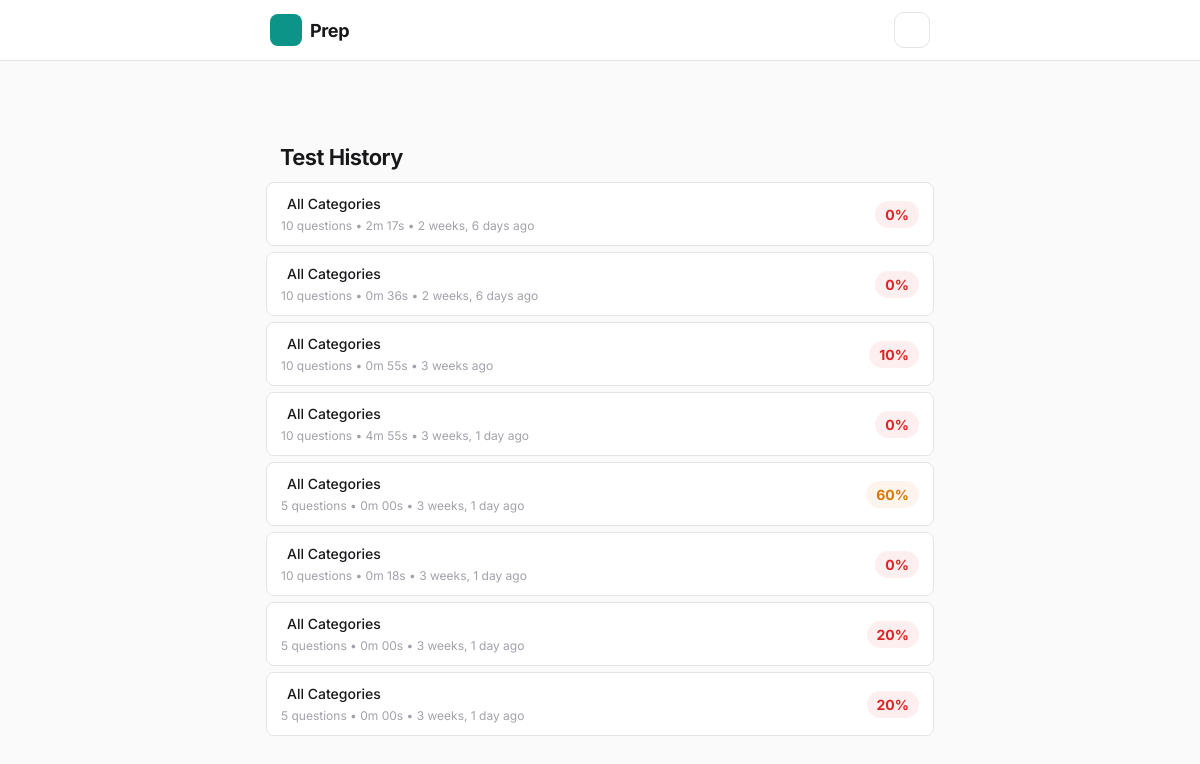
Page /test/history/ on the earlier database version.
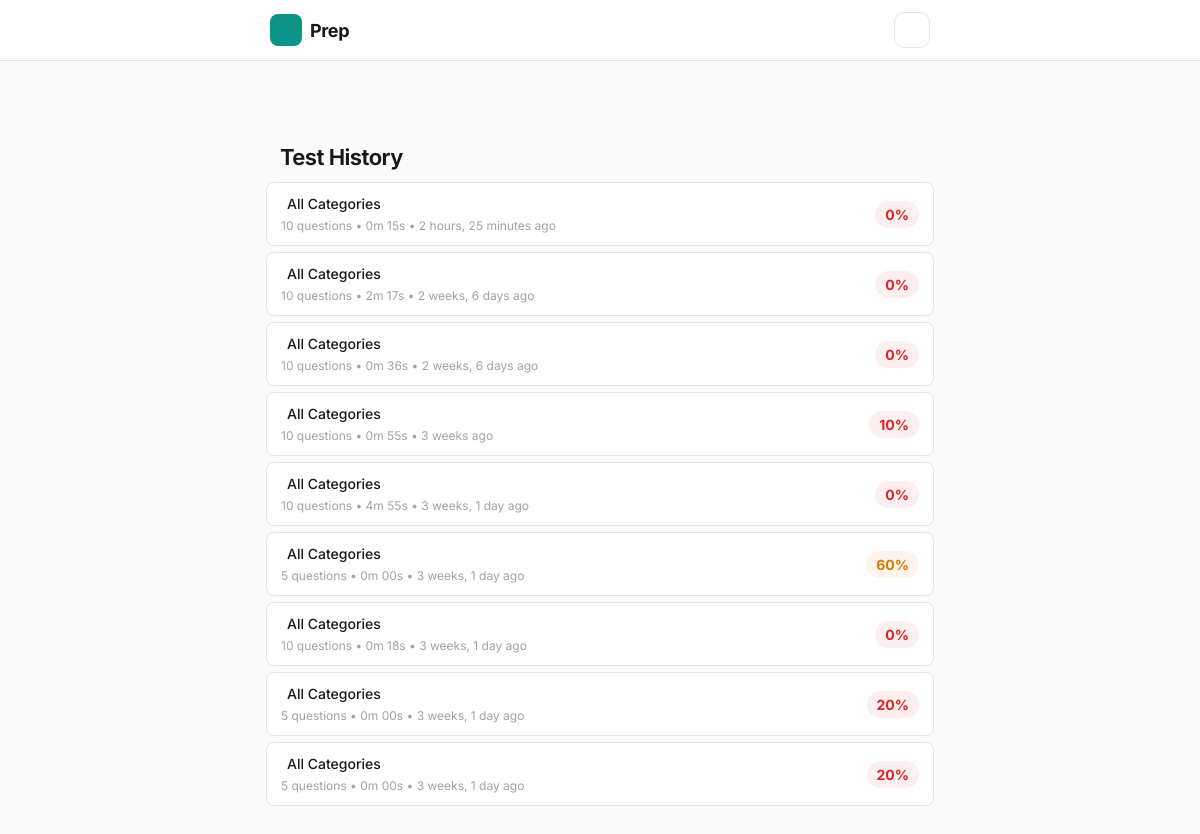
Same page on the later database version.
### cards/models.py (models this page shows, shortened)
class Quiz(models.Model):
    category = models.ForeignKey(
        Category, null=True, blank=True, on_delete=models.SET_NULL,
        help_text='Null means all categories'
    )
    num_questions = models.IntegerField()
    time_limit = models.IntegerField(null=True, blank=True, help_text='Time limit in minutes')
    started_at = models.DateTimeField(auto_now_add=True)
    completed_at = models.DateTimeField(null=True, blank=True)
    score = models.IntegerField(default=0)
    class Meta:
        verbose_name_plural = 'quizzes'
        ordering = ['-started_at']
    @property
    def percentage(self):
        return round(self.score / self.num_questions * 100) if self.num_questions > 0 else 0
    @property
    def duration_seconds(self):
        if self.completed_at and self.started_at:
            return int((self.completed_at - self.started_at).total_seconds())
        return None
    @property
    def duration_display(self):
        secs = self.duration_seconds
        if secs is None:
            return '—'
        mins, s = divmod(secs, 60)
        return f'{mins}m {s:02d}s'

### cards/views.py (the view)
# urls.py: path('test/history/', views.quiz_history_view, name='quiz_history'),
def quiz_history_view(request):
    quizzes = Quiz.objects.filter(completed_at__isnull=False).select_related("category")
    return render(request, "cards/quiz_history.html", {"quizzes": quizzes})

### cards/templates/cards/quiz_history.html (shortened to what this page needs)
{% extends "cards/base.html" %}
{% block body %}
<div id="app" class="page">
  <header class="page-header">
    <a href="{% url 'quiz_setup' %}" class="back-link"></a>
    <h1 class="page-title">Test History</h1>
  </header>
  <div class="quiz-history-list">
    {% for quiz in quizzes %}
    <a href="{% url 'quiz_results' quiz.pk %}" class="dash-quiz-row">
      <div class="dash-quiz-info">
        <span class="dash-quiz-cat"><i class="{% if quiz.category %}{{ quiz.category.icon }}{% else %}ph-bold ph-book-open{% endif %}"></i> {% if quiz.category %}{{ quiz.category.name }}{% else %}All Categories{% endif %}</span>
        <span class="dash-quiz-meta">
          {{ quiz.num_questions }} questions • {{ quiz.duration_display }} • {{ quiz.completed_at|timesince }} ago
        </span>
      </div>
      <div class="dash-quiz-score {% if quiz.percentage >= 80 %}green{% elif quiz.percentage >= 60 %}yellow{% else %}red{% endif %}">
        {{ quiz.percentage }}%
      </div>
    </a>
    {% empty %}
    <div class="empty-state">
      <span class="empty-icon"><i class="ph-bold ph-clipboard-text" style="font-size:36px"></i></span>
      <h3>No tests yet</h3>
      <p><a href="{% url 'quiz_setup' %}">Take your first test!</a></p>
    </div>
    {% endfor %}
  </div>
</div>
{% endblock %}

Differences in the rows shown:
added Quiz: shows "All Categories", num_questions "10", duration_display "0m 15s", completed_at "2 hours, 25 minutes", percentage "0"
